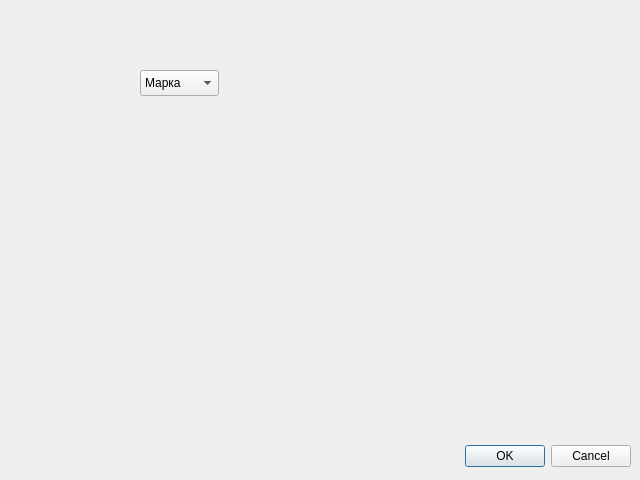
<?xml version="1.0" encoding="UTF-8"?>
<ui version="4.0">
 <class>Dialog</class>
 <widget class="QDialog" name="Dialog">
  <property name="geometry">
   <rect>
    <x>0</x>
    <y>0</y>
    <width>640</width>
    <height>480</height>
   </rect>
  </property>
  <property name="windowTitle">
   <string>Dialog</string>
  </property>
  <widget class="QDialogButtonBox" name="buttonBox">
   <property name="geometry">
    <rect>
     <x>10</x>
     <y>440</y>
     <width>621</width>
     <height>32</height>
    </rect>
   </property>
   <property name="orientation">
    <enum>Qt::Horizontal</enum>
   </property>
   <property name="standardButtons">
    <set>QDialogButtonBox::Cancel|QDialogButtonBox::Ok</set>
   </property>
  </widget>
  <widget class="QComboBox" name="comboBox">
   <property name="geometry">
    <rect>
     <x>140</x>
     <y>70</y>
     <width>79</width>
     <height>26</height>
    </rect>
   </property>
   <property name="currentText">
    <string>Марка</string>
   </property>
   <item>
    <property name="text">
     <string>Марка</string>
    </property>
   </item>
   <item>
    <property name="text">
     <string>б</string>
    </property>
   </item>
   <item>
    <property name="text">
     <string>ц</string>
    </property>
   </item>
   <item>
    <property name="text">
     <string>New Item</string>
    </property>
   </item>
   <item>
    <property name="text">
     <string>ь</string>
    </property>
   </item>
   <item>
    <property name="text">
     <string>еее</string>
    </property>
   </item>
   <item>
    <property name="text">
     <string>в</string>
    </property>
   </item>
   <item>
    <property name="text">
     <string>у</string>
    </property>
   </item>
   <item>
    <property name="text">
     <string>г</string>
    </property>
   </item>
   <item>
    <property name="text">
     <string>ммм</string>
    </property>
   </item>
   <item>
    <property name="text">
     <string>н</string>
    </property>
   </item>
   <item>
    <property name="text">
     <string>ж</string>
    </property>
   </item>
   <item>
    <property name="text">
     <string>в</string>
    </property>
   </item>
   <item>
    <property name="text">
     <string>ц</string>
    </property>
   </item>
   <item>
    <property name="text">
     <string>яя</string>
    </property>
   </item>
   <item>
    <property name="text">
     <string>аа</string>
    </property>
   </item>
   <item>
    <property name="text">
     <string>зз</string>
    </property>
   </item>
   <item>
    <property name="text">
     <string>еее</string>
    </property>
   </item>
   <item>
    <property name="text">
     <string>ттт</string>
    </property>
   </item>
   <item>
    <property name="text">
     <string>ххх</string>
    </property>
   </item>
   <item>
    <property name="text">
     <string>ннн</string>
    </property>
   </item>
   <item>
    <property name="text">
     <string>ммммм</string>
    </property>
   </item>
  </widget>
 </widget>
 <resources/>
 <connections>
  <connection>
   <sender>buttonBox</sender>
   <signal>accepted()</signal>
   <receiver>Dialog</receiver>
   <slot>accept()</slot>
   <hints>
    <hint type="sourcelabel">
     <x>248</x>
     <y>254</y>
    </hint>
    <hint type="destinationlabel">
     <x>157</x>
     <y>274</y>
    </hint>
   </hints>
  </connection>
  <connection>
   <sender>buttonBox</sender>
   <signal>rejected()</signal>
   <receiver>Dialog</receiver>
   <slot>reject()</slot>
   <hints>
    <hint type="sourcelabel">
     <x>316</x>
     <y>260</y>
    </hint>
    <hint type="destinationlabel">
     <x>286</x>
     <y>274</y>
    </hint>
   </hints>
  </connection>
 </connections>
</ui>
